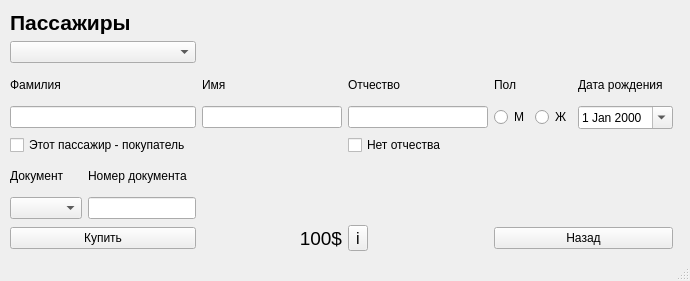
<?xml version="1.0" encoding="UTF-8"?>
<ui version="4.0">
 <class>Passenger</class>
 <widget class="QMainWindow" name="Passenger">
  <property name="geometry">
   <rect>
    <x>0</x>
    <y>0</y>
    <width>690</width>
    <height>281</height>
   </rect>
  </property>
  <property name="minimumSize">
   <size>
    <width>0</width>
    <height>0</height>
   </size>
  </property>
  <property name="maximumSize">
   <size>
    <width>16777215</width>
    <height>16777215</height>
   </size>
  </property>
  <property name="windowTitle">
   <string>Passenger</string>
  </property>
  <widget class="QWidget" name="centralwidget">
   <widget class="QWidget" name="layoutWidget">
    <property name="geometry">
     <rect>
      <x>10</x>
      <y>10</y>
      <width>663</width>
      <height>241</height>
     </rect>
    </property>
    <layout class="QGridLayout" name="gridLayout">
     <item row="6" column="1">
      <widget class="QLineEdit" name="line_num_document">
       <property name="sizePolicy">
        <sizepolicy hsizetype="Preferred" vsizetype="Fixed">
         <horstretch>0</horstretch>
         <verstretch>0</verstretch>
        </sizepolicy>
       </property>
       <property name="font">
        <font>
         <pointsize>9</pointsize>
        </font>
       </property>
      </widget>
     </item>
     <item row="3" column="0" colspan="2">
      <widget class="QLineEdit" name="line_surname">
       <property name="font">
        <font>
         <pointsize>9</pointsize>
        </font>
       </property>
       <property name="placeholderText">
        <string/>
       </property>
      </widget>
     </item>
     <item row="4" column="3">
      <widget class="QCheckBox" name="check_patronymic">
       <property name="font">
        <font>
         <pointsize>9</pointsize>
        </font>
       </property>
       <property name="text">
        <string>Нет отчества</string>
       </property>
      </widget>
     </item>
     <item row="2" column="6">
      <widget class="QLabel" name="label_birthday">
       <property name="font">
        <font>
         <pointsize>9</pointsize>
        </font>
       </property>
       <property name="text">
        <string>Дата рождения</string>
       </property>
      </widget>
     </item>
     <item row="2" column="2">
      <widget class="QLabel" name="label_name">
       <property name="font">
        <font>
         <pointsize>9</pointsize>
        </font>
       </property>
       <property name="text">
        <string>Имя</string>
       </property>
      </widget>
     </item>
     <item row="0" column="0" colspan="2">
      <layout class="QVBoxLayout" name="verticalLayout">
       <item>
        <widget class="QLabel" name="label_passnger">
         <property name="sizePolicy">
          <sizepolicy hsizetype="Preferred" vsizetype="Preferred">
           <horstretch>0</horstretch>
           <verstretch>0</verstretch>
          </sizepolicy>
         </property>
         <property name="maximumSize">
          <size>
           <width>16777215</width>
           <height>16777215</height>
          </size>
         </property>
         <property name="font">
          <font>
           <pointsize>16</pointsize>
           <bold>true</bold>
          </font>
         </property>
         <property name="text">
          <string>Пассажиры</string>
         </property>
        </widget>
       </item>
       <item>
        <widget class="QComboBox" name="combo_passenger">
         <property name="sizePolicy">
          <sizepolicy hsizetype="Preferred" vsizetype="Preferred">
           <horstretch>0</horstretch>
           <verstretch>0</verstretch>
          </sizepolicy>
         </property>
         <property name="minimumSize">
          <size>
           <width>0</width>
           <height>0</height>
          </size>
         </property>
         <property name="font">
          <font>
           <pointsize>9</pointsize>
          </font>
         </property>
        </widget>
       </item>
      </layout>
     </item>
     <item row="7" column="4" colspan="3">
      <widget class="QPushButton" name="but_back">
       <property name="font">
        <font>
         <pointsize>9</pointsize>
        </font>
       </property>
       <property name="text">
        <string>Назад</string>
       </property>
      </widget>
     </item>
     <item row="2" column="3">
      <widget class="QLabel" name="label_patronymic">
       <property name="font">
        <font>
         <pointsize>9</pointsize>
        </font>
       </property>
       <property name="text">
        <string>Отчество</string>
       </property>
      </widget>
     </item>
     <item row="3" column="4">
      <widget class="QRadioButton" name="radio_male">
       <property name="font">
        <font>
         <pointsize>9</pointsize>
        </font>
       </property>
       <property name="text">
        <string>М</string>
       </property>
      </widget>
     </item>
     <item row="6" column="0">
      <widget class="QComboBox" name="combo_document">
       <property name="font">
        <font>
         <pointsize>9</pointsize>
        </font>
       </property>
      </widget>
     </item>
     <item row="5" column="1">
      <widget class="QLabel" name="label_num_documnt">
       <property name="font">
        <font>
         <pointsize>9</pointsize>
        </font>
       </property>
       <property name="text">
        <string>Номер документа</string>
       </property>
      </widget>
     </item>
     <item row="3" column="2">
      <widget class="QLineEdit" name="line_name">
       <property name="font">
        <font>
         <pointsize>9</pointsize>
        </font>
       </property>
       <property name="placeholderText">
        <string/>
       </property>
      </widget>
     </item>
     <item row="3" column="6">
      <widget class="QDateEdit" name="date_birthday">
       <property name="font">
        <font>
         <pointsize>9</pointsize>
        </font>
       </property>
       <property name="calendarPopup">
        <bool>true</bool>
       </property>
      </widget>
     </item>
     <item row="7" column="0" colspan="2">
      <widget class="QPushButton" name="but_buy">
       <property name="sizePolicy">
        <sizepolicy hsizetype="Preferred" vsizetype="Fixed">
         <horstretch>0</horstretch>
         <verstretch>0</verstretch>
        </sizepolicy>
       </property>
       <property name="minimumSize">
        <size>
         <width>0</width>
         <height>0</height>
        </size>
       </property>
       <property name="font">
        <font>
         <pointsize>9</pointsize>
        </font>
       </property>
       <property name="text">
        <string>Купить</string>
       </property>
      </widget>
     </item>
     <item row="7" column="3">
      <widget class="QToolButton" name="but_question">
       <property name="font">
        <font>
         <pointsize>12</pointsize>
        </font>
       </property>
       <property name="styleSheet">
        <string notr="true"/>
       </property>
       <property name="text">
        <string>i</string>
       </property>
      </widget>
     </item>
     <item row="3" column="3">
      <widget class="QLineEdit" name="line_patronymic">
       <property name="font">
        <font>
         <pointsize>9</pointsize>
        </font>
       </property>
       <property name="placeholderText">
        <string/>
       </property>
      </widget>
     </item>
     <item row="2" column="0" colspan="2">
      <widget class="QLabel" name="label_surname">
       <property name="font">
        <font>
         <pointsize>9</pointsize>
        </font>
       </property>
       <property name="text">
        <string>Фамилия</string>
       </property>
      </widget>
     </item>
     <item row="2" column="4" colspan="2">
      <widget class="QLabel" name="label_gender">
       <property name="font">
        <font>
         <pointsize>9</pointsize>
        </font>
       </property>
       <property name="text">
        <string>Пол</string>
       </property>
      </widget>
     </item>
     <item row="5" column="0">
      <widget class="QLabel" name="label_document">
       <property name="font">
        <font>
         <pointsize>9</pointsize>
        </font>
       </property>
       <property name="text">
        <string>Документ</string>
       </property>
      </widget>
     </item>
     <item row="3" column="5">
      <widget class="QRadioButton" name="radio_female">
       <property name="font">
        <font>
         <pointsize>9</pointsize>
        </font>
       </property>
       <property name="text">
        <string>Ж</string>
       </property>
      </widget>
     </item>
     <item row="7" column="2">
      <widget class="QLabel" name="label_price">
       <property name="sizePolicy">
        <sizepolicy hsizetype="Preferred" vsizetype="Preferred">
         <horstretch>0</horstretch>
         <verstretch>0</verstretch>
        </sizepolicy>
       </property>
       <property name="minimumSize">
        <size>
         <width>100</width>
         <height>0</height>
        </size>
       </property>
       <property name="sizeIncrement">
        <size>
         <width>0</width>
         <height>0</height>
        </size>
       </property>
       <property name="font">
        <font>
         <pointsize>14</pointsize>
        </font>
       </property>
       <property name="text">
        <string>100$</string>
       </property>
       <property name="alignment">
        <set>Qt::AlignmentFlag::AlignRight|Qt::AlignmentFlag::AlignTrailing|Qt::AlignmentFlag::AlignVCenter</set>
       </property>
      </widget>
     </item>
     <item row="4" column="0" colspan="2">
      <widget class="QCheckBox" name="checkBox">
       <property name="layoutDirection">
        <enum>Qt::LayoutDirection::LeftToRight</enum>
       </property>
       <property name="text">
        <string>Этот пассажир - покупатель</string>
       </property>
      </widget>
     </item>
    </layout>
   </widget>
  </widget>
  <widget class="QStatusBar" name="statusbar"/>
 </widget>
 <resources/>
 <connections/>
</ui>
